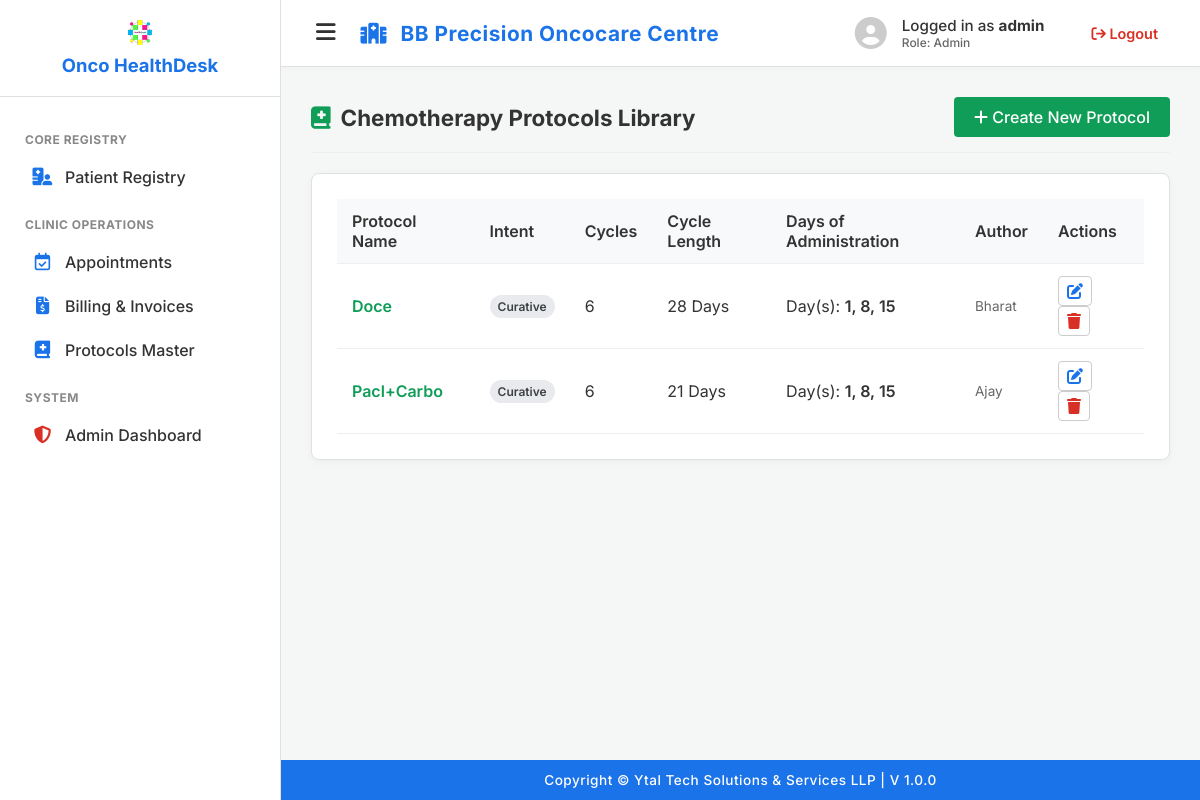
The page /protocols (signed in) on the database as committed earlier.
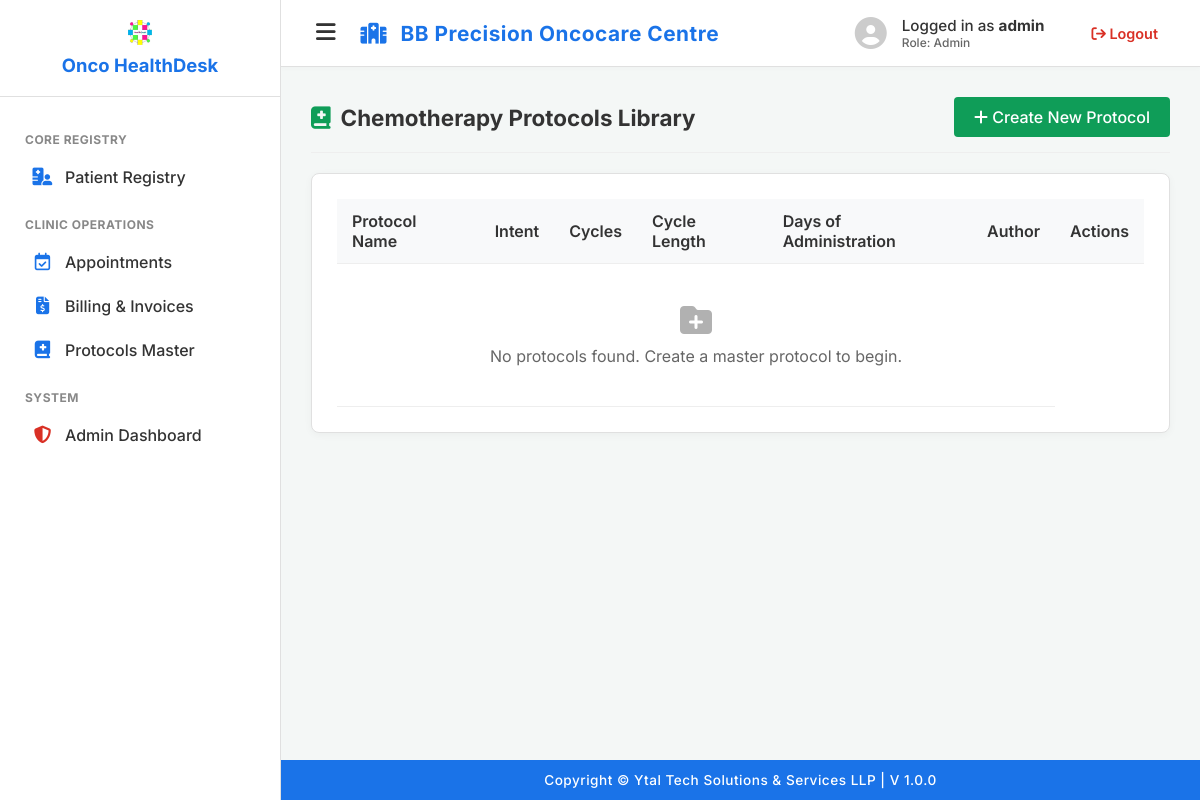
The same page on the database as committed later.
### app.py (models this page shows)
class ChemoProtocol(db.Model):
    id = db.Column(db.Integer, primary_key=True)
    name, intent, num_cycles, days_between_cycles = db.Column(db.String(150), nullable=False), db.Column(db.String(50)), db.Column(db.Integer), db.Column(db.Integer)
    prerequisites, assign_days, edu_material = db.Column(db.Text), db.Column(db.Text), db.Column(db.String(255))
    discharge_instructions, take_home_meds = db.Column(db.Text), db.Column(db.Text)
    cycle_notes, day_drugs = db.Column(db.Text), db.Column(db.Text)
    created_by, created_on = db.Column(db.String(50)), db.Column(db.DateTime, default=datetime.utcnow)

### app.py (the view)
@app.route('/protocols')
@login_required
def protocols_master(): return render_template('protocols_dashboard.html', protocols=ChemoProtocol.query.order_by(ChemoProtocol.created_on.desc()).all(), user=session)

### app.py (called while the page is built)
def login_required(f):
    @wraps(f)
    def decorated_function(*args, **kwargs):
        if 'user_id' not in session: return redirect(url_for('login'))
        return f(*args, **kwargs)
    return decorated_function

### templates/protocols_dashboard.html (shortened to what this page needs)
{% extends "base_layout.html" %}
{% block content %}
<div class="panel-header" style="margin-bottom: 20px;">
    <h2><i class="fa-solid fa-book-medical" style="color: #0f9d58; margin-right: 10px;"></i>Chemotherapy Protocols Library</h2>
    <a href="{{ url_for('protocols_new') }}" class="btn-primary" style="background-color: #0f9d58;"><i class="fa-solid fa-plus"></i> Create New Protocol</a>
</div>
<div class="panel-card">
    <div style="overflow-x: auto;">
        <table class="data-table">
            <thead style="background: #f8f9fa;">
                <tr>
                    <th>Protocol Name</th><th>Intent</th><th>Cycles</th><th>Cycle Length</th><th>Days of Administration</th><th>Author</th><th>Actions</th>
                </tr>
            </thead>
            <tbody>
                {% for p in protocols %}
                <tr>
                    <td style="font-weight: 600; color: #0f9d58;">{{ p.name }}</td>
                    <td><span class="badge badge-grey">{{ p.intent }}</span></td>
                    <td>{{ p.num_cycles }}</td>
                    <td>{{ p.days_between_cycles }} Days</td>
                    <td>Day(s): <span style="font-weight: 600;">{{ p.assign_days | replace('["', '') | replace('"]', '') | replace('"', '') }}</span></td>
                    <td style="color: var(--text-muted); font-size: 0.85rem;">{{ p.created_by }}</td>
                    <td>
                        <a href="{{ url_for('protocols_edit', proto_id=p.id) }}" class="btn-secondary" style="color: #1a73e8; padding: 4px 8px; margin-right: 5px;"><i class="fa-solid fa-pen-to-square"></i></a>
                        {% if user.role == 'Admin' %}
                        <a href="{{ url_for('protocols_delete', proto_id=p.id) }}" class="btn-secondary" style="color: #d93025; padding: 4px 8px;" onclick="return confirm('Are you sure you want to delete this protocol?');"><i class="fa-solid fa-trash"></i></a>
                        {% endif %}
                    </td>
                </tr>
                {% else %}
                <tr>
                    <td colspan="6" style="text-align: center; padding: 40px; color: var(--text-muted);">
                        <i class="fa-solid fa-folder-plus fa-2x" style="margin-bottom: 10px; opacity: 0.5; display: block;"></i>
                        No protocols found. Create a master protocol to begin.
                    </td>
                </tr>
                {% endfor %}
            </tbody>
        </table>
    </div>
</div>
{% endblock %}

Rows that differ between the two databases and show on the page:
removed ChemoProtocol: name "Doce", intent "Curative", num_cycles "6", days_between_cycles "28", assign_days "1, 8, 15", created_by "Bharat"
removed ChemoProtocol: name "Pacl+Carbo", intent "Curative", num_cycles "6", days_between_cycles "21", assign_days "1, 8, 15", created_by "Ajay"
Other text that changed with them:
text now shown: "No protocols found. Create a master protocol to begin."
